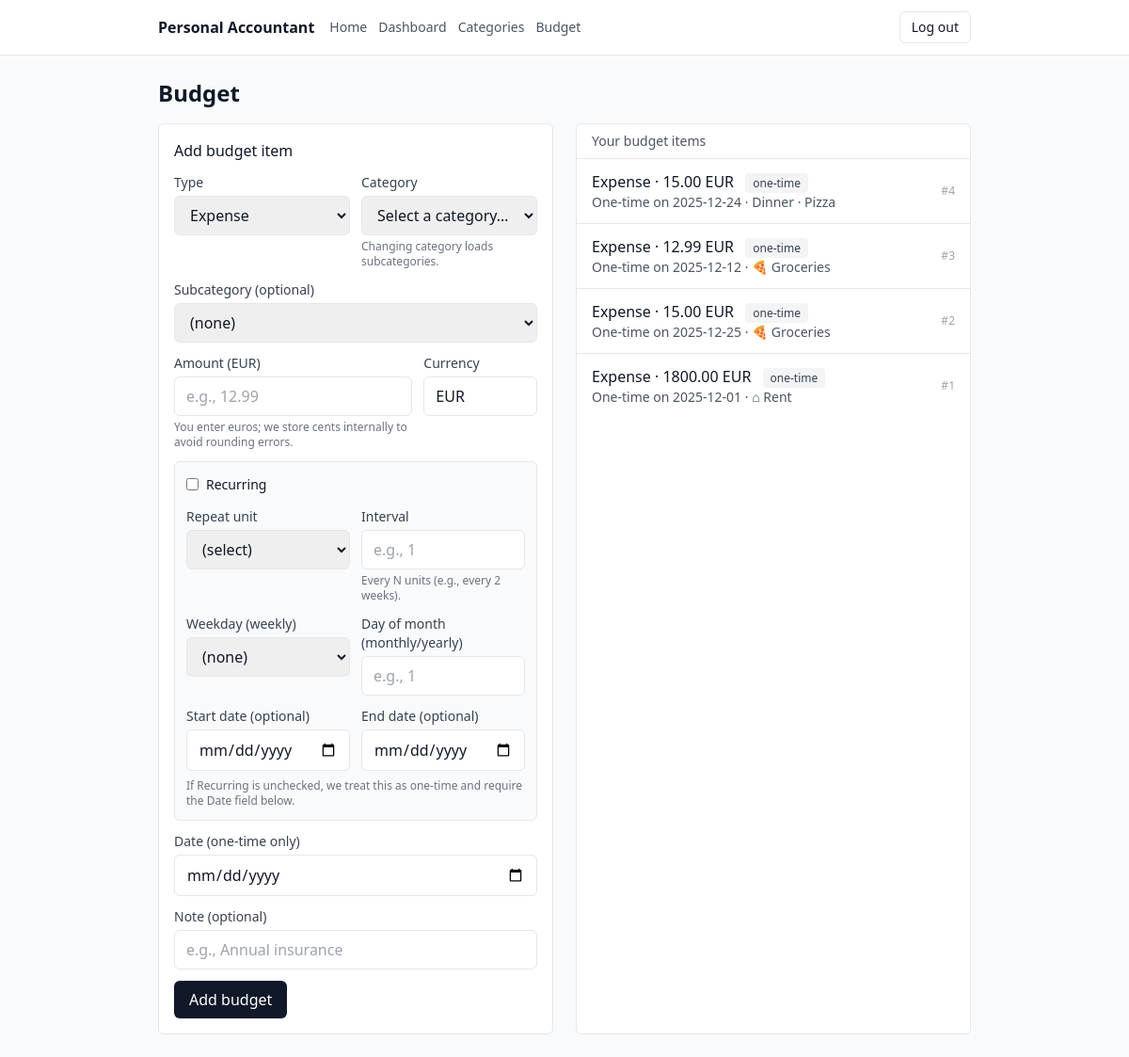
/budget (signed in), run on an earlier commit of the app's database.
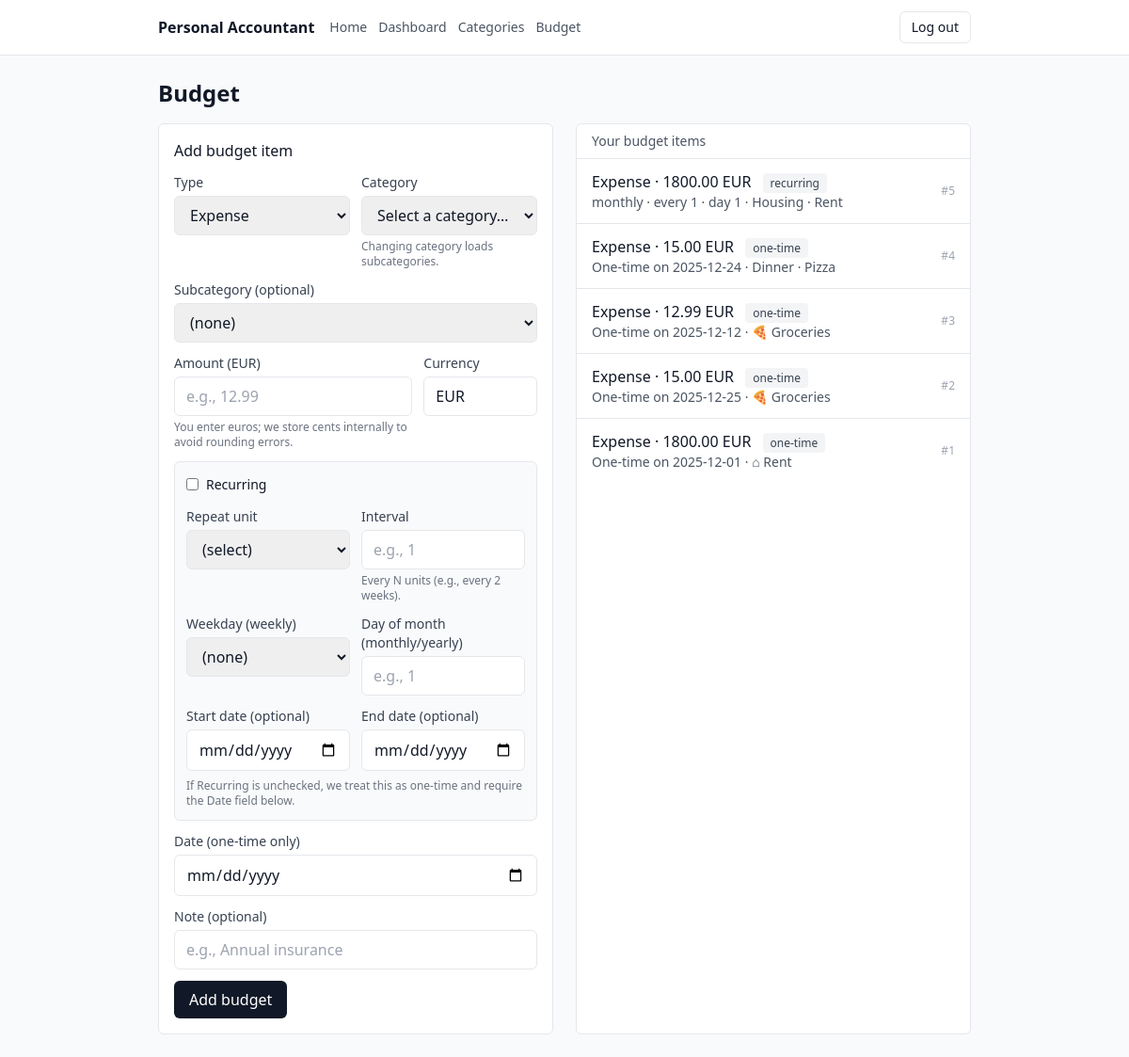
And on a later commit of the database.
### app/models.py (models this page shows)
class Budget(SQLModel, table=True):
    id: int | None = Field(default=None, primary_key=True)
    user_id: int = Field(foreign_key="user.id", index=True)
    type: BudgetType  # income/expense
    amount_cents: int
    currency: str  # e.g. "EUR"
    category_id: int = Field(foreign_key="category.id", index=True)
    subcategory_id: int | None = Field(default=None, foreign_key="subcategory.id", index=True)
    is_recurring: bool = False
    repeat_unit: RepeatUnit | None = None        # weekly/monthly/yearly
    repeat_interval: int | None = None           # every N units (1=every month/week/year)
    day_of_month: int | None = None              # for monthly/yearly patterns
    weekday: int | None = None                   # 0=Mon ... 6=Sun for weekly patterns
    one_time_date: date | None = None
    start_date: date | None = None
    end_date: date | None = None
    note: str | None = None
    created_at: datetime = Field(default_factory=datetime.utcnow)

class Category(SQLModel, table=True):
    __table_args__ = (
        UniqueConstraint("user_id", "name", name="uq_category_user_name"),
    )
    id: int | None = Field(default=None, primary_key=True)
    user_id: int = Field(foreign_key="user.id", index=True)
    name: str
    icon: str | None = None  # emoji or icon key
    created_at: datetime = Field(default_factory=datetime.utcnow)

class Subcategory(SQLModel, table=True):
    __table_args__ = (
        UniqueConstraint("category_id", "name", name="uq_subcategory_category_name"),
    )
    id: int | None = Field(default=None, primary_key=True)
    user_id: int = Field(foreign_key="user.id", index=True)   # convenience + ownership
    category_id: int = Field(foreign_key="category.id", index=True)
    name: str
    icon: str | None = None
    created_at: datetime = Field(default_factory=datetime.utcnow)

### app/routes/budgets.py (the view)
@router.get("/budget", response_class=HTMLResponse)
def list_budget(
    request: Request,
    db: Session = Depends(get_session),
    uid: int | None = Depends(current_user_id),
):
    if not uid:
        return RedirectResponse(url="/login", status_code=303)
    return _render_budget_page(request, uid, db)

### templates/budget.html (shortened to what this page needs)
{% extends "_base.html" %}
{% block content %}
  <div class="flex items-center justify-between mb-4">
    <h1 class="text-2xl font-semibold">Budget</h1>
  </div>
  <div class="grid gap-6 lg:grid-cols-2">
    <section class="rounded-md border bg-white p-4">
      <h2 class="font-medium mb-3">Add budget item</h2>
      {% if categories|length == 0 %}
        <p class="text-sm text-gray-600">
          You need at least one category first.
          <a class="text-blue-700 hover:underline" href="/categories">Create categories →</a>
        </p>
      {% else %}
        <form method="post" action="/budget" class="space-y-3">
          <div class="grid grid-cols-1 sm:grid-cols-2 gap-3">
            <div>
              <label class="block text-sm text-gray-700">Type</label>
              <select name="budget_type" class="mt-1 w-full rounded-md border px-3 py-2">
                <option value="expense">Expense</option>
              </select>
            </div>
            <div>
              <label class="block text-sm text-gray-700">Category</label>
              <select
                name="category_id"
                class="mt-1 w-full rounded-md border px-3 py-2"
                required
                hx-get="/budget/subcategories"
                hx-trigger="change"
                hx-target="#subcategory-select"
                hx-swap="innerHTML"
                hx-include="closest form"
              >
                <option value="" selected disabled>Select a category…</option>
              </select>
              <p class="mt-1 text-xs text-gray-500">Changing category loads subcategories.</p>
            </div>
          </div>
          <div>
            <label class="block text-sm text-gray-700">Subcategory (optional)</label>
            <select
              name="subcategory_id"
              id="subcategory-select"
              class="mt-1 w-full rounded-md border px-3 py-2"
              hx-get="/budget/subcategories"
              hx-trigger="load"
              hx-target="#subcategory-select"
              hx-swap="innerHTML"
              hx-include="closest form"
            >
              <option value="">(none)</option>
            </select>
          </div>
          <div class="grid grid-cols-1 sm:grid-cols-3 gap-3">
            <div class="sm:col-span-2">
              <label class="block text-sm text-gray-700">Amount (EUR)</label>
              <input
                name="amount_eur"
                type="text"
                required
                class="mt-1 w-full rounded-md border px-3 py-2"
                placeholder="e.g., 12.99"
              />
              <p class="mt-1 text-xs text-gray-500">
                You enter euros; we store cents internally to avoid rounding errors.
              </p>
            </div>
            <div>
              <label class="block text-sm text-gray-700">Currency</label>
              <input name="currency" value="EUR" class="mt-1 w-full rounded-md border px-3 py-2" />
            </div>
          </div>
          <div class="rounded-md border bg-gray-50 p-3">
            <label class="inline-flex items-center gap-2 text-sm">
              <input type="checkbox" name="is_recurring" class="rounded border" />
              <span class="font-medium">Recurring</span>
            </label>
            <div class="mt-3 grid grid-cols-1 sm:grid-cols-2 gap-3">
              <div>
                <label class="block text-sm text-gray-700">Repeat unit</label>
                <select name="repeat_unit" class="mt-1 w-full rounded-md border px-3 py-2">
                  <option value="">(select)</option>
                </select>
              </div>
              <div>
                <label class="block text-sm text-gray-700">Interval</label>
                <input name="repeat_interval" type="number" min="1" class="mt-1 w-full rounded-md border px-3 py-2" placeholder="e.g., 1" />
                <p class="mt-1 text-xs text-gray-500">Every N units (e.g., every 2 weeks).</p>
              </div>
              <div>
                <label class="block text-sm text-gray-700">Weekday (weekly)</label>
                <select name="weekday" class="mt-1 w-full rounded-md border px-3 py-2">
                  <option value="">(none)</option>
                </select>
              </div>
              <div>
                <label class="block text-sm text-gray-700">Day of month (monthly/yearly)</label>
                <input name="day_of_month" type="number" min="1" max="31" class="mt-1 w-full rounded-md border px-3 py-2" placeholder="e.g., 1" />
              </div>
              <div>
                <label class="block text-sm text-gray-700">Start date (optional)</label>
                <input name="start_date" type="date" class="mt-1 w-full rounded-md border px-3 py-2" />
              </div>
              <div>
                <label class="block text-sm text-gray-700">End date (optional)</label>
                <input name="end_date" type="date" class="mt-1 w-full rounded-md border px-3 py-2" />
              </div>
            </div>
            <p class="mt-2 text-xs text-gray-500">
              If Recurring is unchecked, we treat this as one-time and require the Date field below.
            </p>
          </div>
          <div>
            <label class="block text-sm text-gray-700">Date (one-time only)</label>
            <input name="one_time_date" type="date" class="mt-1 w-full rounded-md border px-3 py-2" />
          </div>
          <div>
            <label class="block text-sm text-gray-700">Note (optional)</label>
            <input name="note" class="mt-1 w-full rounded-md border px-3 py-2" placeholder="e.g., Annual insurance" />
          </div>
          <button class="rounded-md bg-gray-900 px-4 py-2 text-white hover:bg-black">
            Add budget
          </button>
        </form>
      {% endif %}
    </section>
    <section class="rounded-md border bg-white">
      <div class="border-b px-4 py-2 text-sm text-gray-600">Your budget items</div>
      {% if budgets|length == 0 %}
        <div class="px-4 py-4 text-sm text-gray-600">No budget items yet.</div>
      {% else %}
        <ul class="divide-y">
          {% for b in budgets %}
            {% set cat = categories_by_id.get(b.category_id) %}
            {% set sub = (subcategories_by_id.get(b.subcategory_id) if b.subcategory_id else None) %}
            <li class="px-4 py-3 flex items-center justify-between">
              <div>
                <div class="font-medium">
                  {{ b.type.value|capitalize }}
                  · {{ cents_to_euros_str(b.amount_cents) }} {{ b.currency }}
                  {% if b.is_recurring %}
                    <span class="ml-2 text-xs rounded bg-gray-100 px-2 py-0.5 text-gray-700">recurring</span>
                  {% else %}
                    <span class="ml-2 text-xs rounded bg-gray-100 px-2 py-0.5 text-gray-700">one-time</span>
                  {% endif %}
                </div>
                <div class="text-sm text-gray-600">
                  {% if b.is_recurring %}
                    {{ b.repeat_unit.value if b.repeat_unit else "" }}
                    {% if b.repeat_interval %} · every {{ b.repeat_interval }}{% endif %}
                    {% if b.day_of_month is not none %} · day {{ b.day_of_month }}{% endif %}
                  {% else %}
                    One-time on {{ b.one_time_date }}
                  {% endif %}
                  ·
                  {% if cat %}
                    {{ cat.icon or "" }} {{ cat.name }}
                  {% else %}
                    Category #{{ b.category_id }}
                  {% endif %}
                  {% if sub %}
                    · {{ sub.icon or "" }} {{ sub.name }}
                  {% endif %}
                </div>
              </div>
              <div class="text-xs text-gray-400">#{{ b.id }}</div>
            </li>
          {% endfor %}
        </ul>
      {% endif %}
    </section>
  </div>
{% endblock %}

### templates/_base.html (shortened to what this page needs)
<!doctype html>
<html>
  <head>
    <script src="https://cdn.tailwindcss.com"></script>
  </head>
  <body class="min-h-screen bg-gray-50 text-gray-900">
    <header class="border-b bg-white">
      <div class="mx-auto max-w-4xl px-4 py-3 flex items-center justify-between">
        <div class="flex items-center gap-4">
          <a href="/" class="font-semibold">Personal Accountant</a>
          <nav class="text-sm text-gray-600 flex items-center gap-3">
            <a href="/" class="hover:text-gray-900">Home</a>
            {% if user_id %}
              <a href="/dashboard" class="hover:text-gray-900">Dashboard</a>
              <a href="/categories" class="hover:text-gray-900">Categories</a>
              <a href="/budget" class="hover:text-gray-900">Budget</a>
            {% endif %}
          </nav>
        </div>
        <div class="text-sm">
          {% if user_id %}
            <form method="post" action="/logout" class="inline">
              <button type="submit" class="rounded-md border px-3 py-1.5 hover:bg-gray-50">
                Log out
              </button>
            </form>
          {% else %}
            <a href="/login" class="hover:underline">Log in</a>
            <span class="mx-1 text-gray-300">|</span>
            <a href="/signup" class="hover:underline">Sign up</a>
          {% endif %}
        </div>
      </div>
    </header>
    <main class="mx-auto max-w-4xl px-4 py-6">
      {% block content %}{% endblock %}
    </main>
  </body>
</html>

What changed in the data, as far as the page shows it:
added Budget: type.value "Expense", amount_cents "1800.00", currency "EUR", is_recurring "recurring", repeat_unit "monthly", repeat_interval "1", day_of_month "1", id "5"
now on this page (row unchanged): Category: name "Housing"
now on this page (row unchanged): Subcategory: name "Rent"
